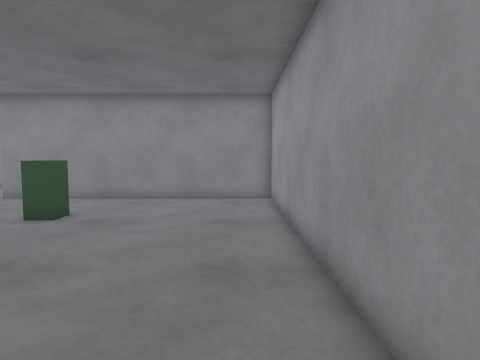
[1] (above)

18 first-person views from a walk through a robot-simulator world made for Gazebo. The camera is 0.94 m above the floor, tilts 4° down and sees 75° across. Floor lines are 1 m apart. The floor is counted in squares, 0.5 m on a side. Each view is taken from the middle of a square. On the plan, view 1 faces up. The plan holds only what a view shows up to about 17 squares ahead; the rest is blank. The place goes on beyond the plan.

[2]
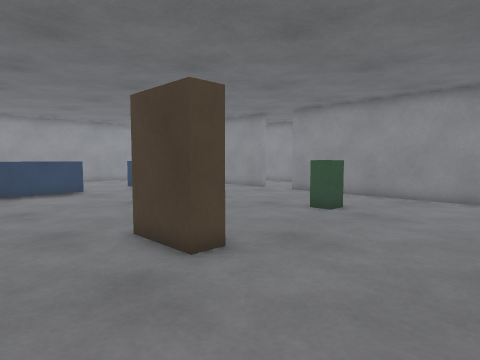

[3]
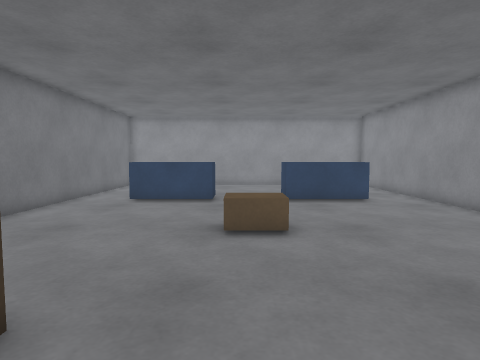

[4]
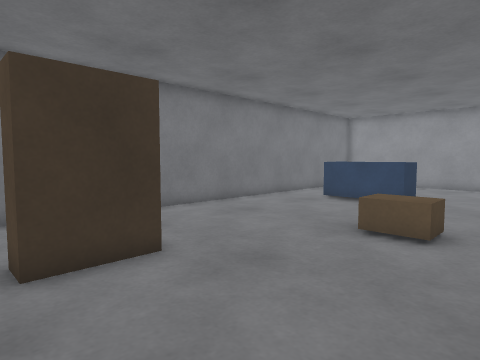

[5]
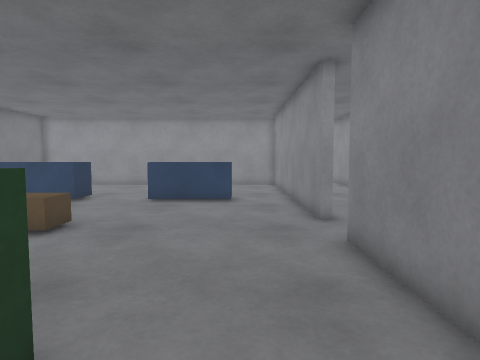

[6]
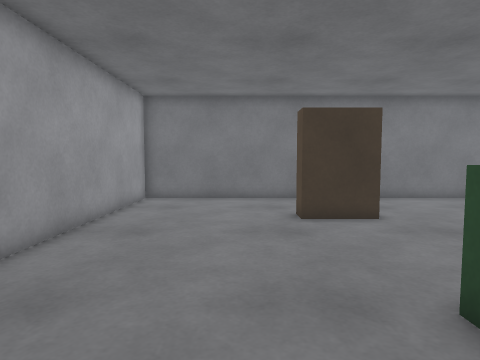

[7]
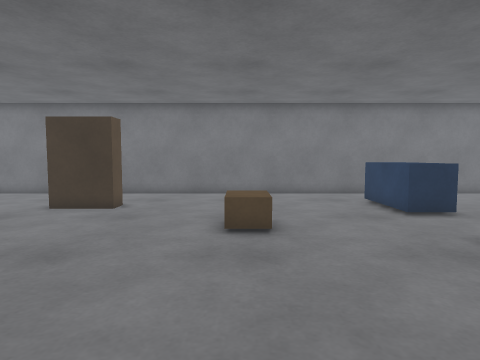

[8]
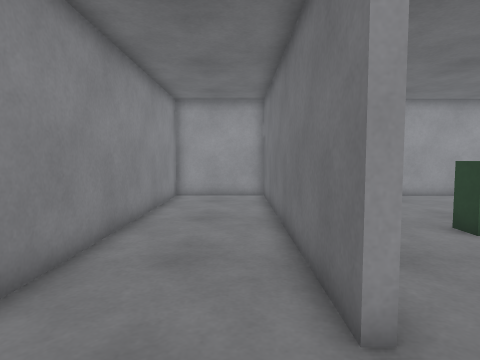

[9]
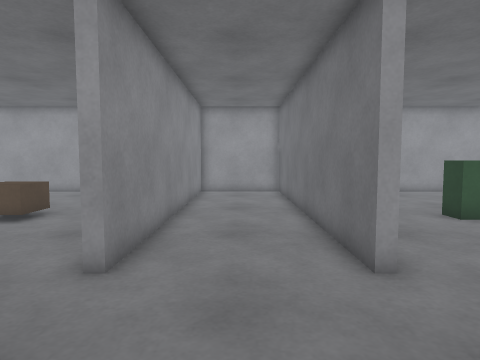

[10]
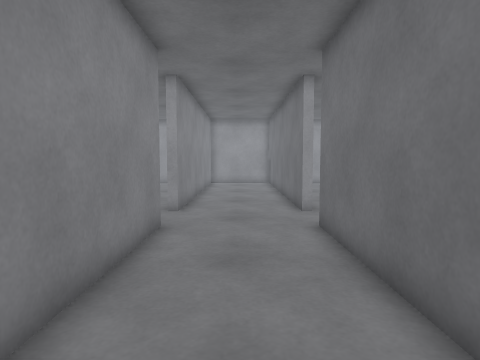

[11]
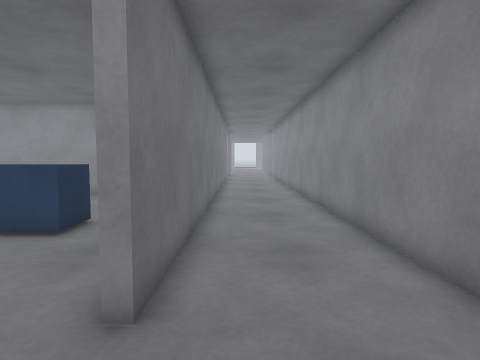

[12]
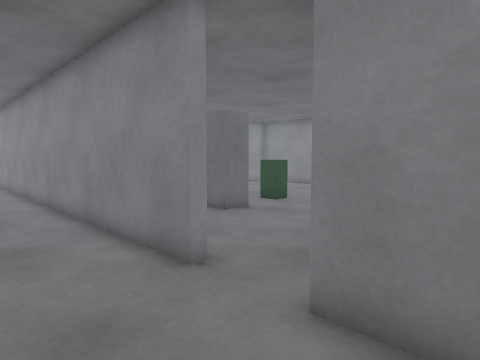

[13]
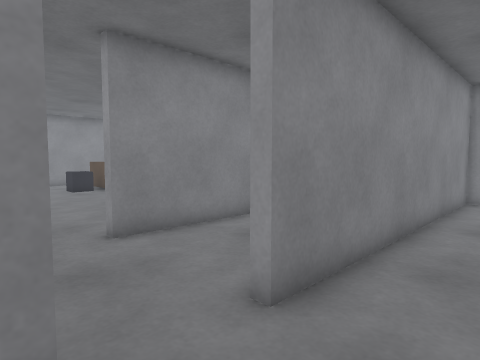

[14]
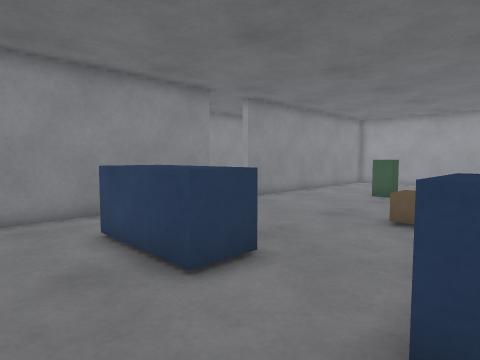

[15]
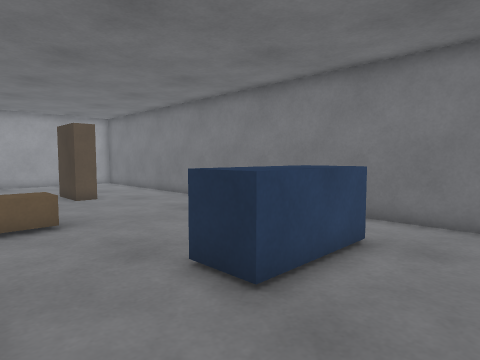

[16]
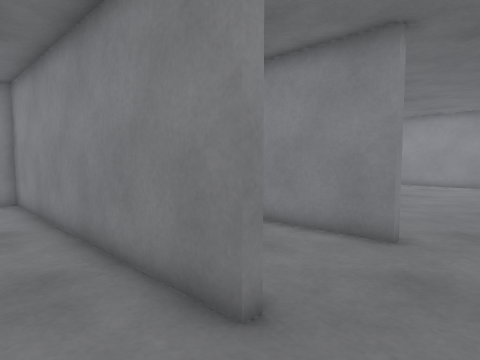

[17]
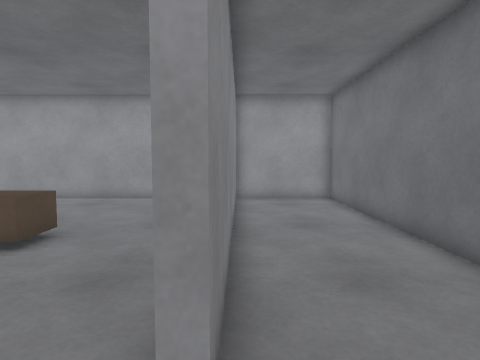

[18]
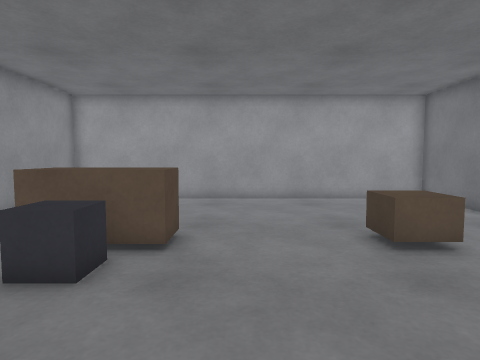

### Floor plan
Points are (right, up) in squares from view 1. A wall is a line through its corners. A room is listed if a view was taken in it or the views show most of it. See-through windows are left out.
Room 1 (views 1, 2, 3, 4, 5, 6, 13, 14, 15, 16)
walls: (-13.4, 14.4) (-22.5, 14.4); (-22.5, -1.6) (1.5, -1.6) (1.5, 14.4) (-11, 14.4)
ways out: opening at (-12.5, 14.5) to room 2
objects: blue box (-19, 1) to (-18, 5); blue box (-19, 8) to (-18, 12); brown box (-13, 6) to (-12, 7); brown box (-7, 3) to (-5, 3); green box (-7, 9) to (-6, 10)
Room 2 (views 7, 8, 9, 10, 11, 12, 17)
walls: (-11, 14.4) (-11, 14.8) (1.6, 14.8) (1.6, 19.2) (-11, 19.2) (-11, 19.6); (-13.4, 19.6) (-13.4, 19.2) (-22.5, 19.2); (-22.5, 14.8) (-13.4, 14.8) (-13.4, 14.4)
ways out: opening at (-12.5, 14.5) to room 1; opening at (-12.5, 19.5) to room 3
Room 3 (view 18)
walls: (-2.1, 19.5) (1.5, 19.5) (1.5, 32.5)
ways out: opening at (-12.5, 19.5) to room 2
objects: green box (-19, 27) to (-18, 28); grey box (-18, 24) to (-17, 25); grey box (-8, 30) to (-7, 32); brown box (-7, 24) to (-5, 25); brown box (-7, 30) to (-5, 32)

Where each view was taken, in squares from view 1:
view 1: 0 up, 0 right, facing up
view 2: 1 down, 0 right, facing up-left
view 3: 6 up, 4 left, facing left
view 4: 9 up, 4 left, facing down-left
view 5: 12 up, 4 left, facing left
view 6: 13 up, 3 left, facing down
view 7: 15 up, 12 left, facing down
view 8: 16 up, 14 left, facing right
view 9: 17 up, 16 left, facing right
view 10: 17 up, 22 left, facing right
view 11: 16 up, 10 left, facing left
view 12: 16 up, 9 left, facing up-left
view 13: 12 up, 14 left, facing up-right
view 14: 4 up, 22 left, facing up-right
view 15: 8 up, 22 left, facing down-right
view 16: 12 up, 11 left, facing up-left
view 17: 19 up, 13 left, facing right
view 18: 28 up, 13 left, facing right
